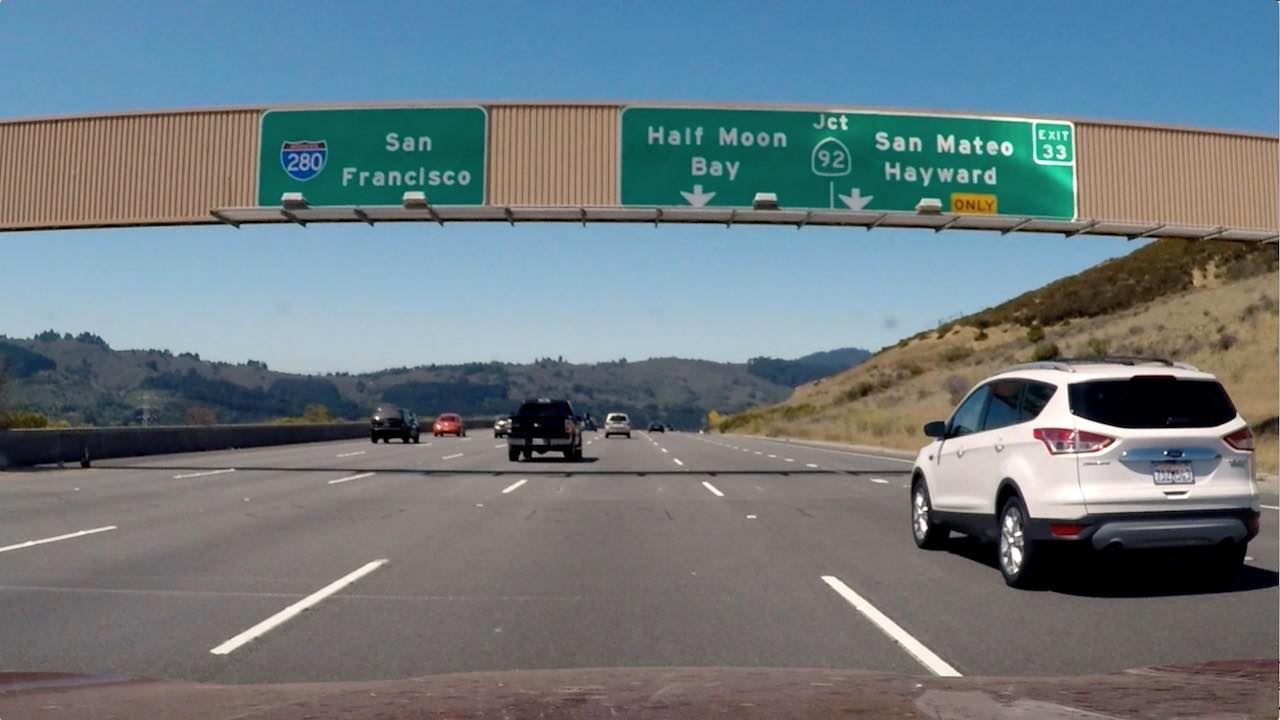
#> input picture lesson_15_advanced_lane_finding/24_combining_thresholds/signs_vehicles_xygrad.png, 1280 x 720 px
$ python quiz.py   (older library calls are emulated)
#> lines starting #> are read from the running program, lines starting #| are printed output that depends on the picture; after the words box and inside, x2 and y2 are one past the last pixel; in counts of white or black regions, pixels touching at a corner belong together
import numpy as np
import cv2
import matplotlib.pyplot as plt
import matplotlib.image as mpimg
import pickle

# Read in an image
image = mpimg.imread('signs_vehicles_xygrad.png')
#> image is the input picture: shape (720, 1280, 3) float32; mean R, G, B 0.428, 0.477, 0.5


# Define a function that applies Sobel x or y,
# then takes an absolute value and applies a threshold.
# Note: calling your function with orient='x', thresh_min=5, thresh_max=100
# should produce output like the example image shown above this quiz.
def abs_sobel_thresh(img, sobel_kernel=3, orient='x', thresh=(0, 255)):
    # Apply the following steps to img
    # 1) Convert to grayscale
#> called with sobel_kernel = 3, orient = 'x', thresh = (20, 100)
    gray = cv2.cvtColor(img, cv2.COLOR_RGB2GRAY)
    # 2) Take the derivative in x or y given orient = 'x' or 'y'
    sobel = cv2.Sobel(gray, cv2.CV_64F, 1 if orient=='x' else 0, 1 if orient=='y' else 0, ksize=sobel_kernel)
    # 3) Take the absolute value of the derivative or gradient
    abs_sobel = np.absolute(sobel)
    # 4) Scale to 8-bit (0 - 255) then convert to type = np.uint8
    scaled_sobel = np.uint8(255 * abs_sobel / np.max(abs_sobel))
    # 5) Create a mask of 1's where the scaled gradient magnitude
    sbinary = np.zeros_like(scaled_sobel)
    sbinary[(scaled_sobel >= thresh[0]) & (scaled_sobel <= thresh[1])] = 1

    # is > thresh_min and < thresh_max
    # 6) Return this mask as your binary_output image
    # binary_output = np.copy(img)  # Remove this line
    return sbinary

# Define a function that applies Sobel x and y,
# then computes the magnitude of the gradient
# and applies a threshold
def mag_thresh(img, sobel_kernel=3, mag_thresh=(0, 255)):
    # Apply the following steps to img
    # 1) Convert to grayscale
    gray = cv2.cvtColor(img, cv2.COLOR_RGB2GRAY)
    # 2) Take the gradient in x and y separately
    sobelx = cv2.Sobel(gray, cv2.CV_64F, 1, 0, ksize=sobel_kernel)
    sobely = cv2.Sobel(gray, cv2.CV_64F, 0, 1, ksize=sobel_kernel)
    # 3) Calculate the magnitude
    sobelm = np.sqrt(sobelx ** 2 + sobely ** 2)
    # 4) Scale to 8-bit (0 - 255) and convert to type = np.uint8
    scaled_sobel = np.uint8(255 * sobelm/ np.max(sobelm))
    # 5) Create a binary mask where mag thresholds are met
    # 6) Return this mask as your binary_output image
    sbinary = np.zeros_like(scaled_sobel)
    sbinary[(scaled_sobel >= mag_thresh[0]) & (scaled_sobel <= mag_thresh[1])] = 1

    return sbinary


# Define a function that applies Sobel x and y,
# then computes the direction of the gradient
# and applies a threshold.
def dir_threshold(img, sobel_kernel=3, thresh=(0, np.pi / 2)):
    # Apply the following steps to img
    # 1) Convert to grayscale
    gray = cv2.cvtColor(img, cv2.COLOR_RGB2GRAY)
    # 2) Take the gradient in x and y separately
    sobelx = cv2.Sobel(gray, cv2.CV_64F, 1, 0, ksize=sobel_kernel)
    sobely = cv2.Sobel(gray, cv2.CV_64F, 0, 1, ksize=sobel_kernel)
    # 3) Take the absolute value of the x and y gradients
    abs_sobelx= np.absolute(sobelx)
    abs_sobely= np.absolute(sobely)
    # 4) Use np.arctan2(abs_sobely, abs_sobelx) to calculate the direction of the gradient
    arctan = np.arctan2(abs_sobely, abs_sobelx)
    # 5) Create a binary mask where direction thresholds are met
    # 6) Return this mask as your binary_output image
    sbinary = np.zeros_like(arctan)
    sbinary[(arctan >= thresh[0]) & (arctan <= thresh[1])] = 1

    return sbinary

# Choose a Sobel kernel size
ksize = 3 # Choose a larger odd number to smooth gradient measurements

# Apply each of the thresholding functions
gradx = abs_sobel_thresh(image, orient='x', sobel_kernel=ksize, thresh=(20, 100))
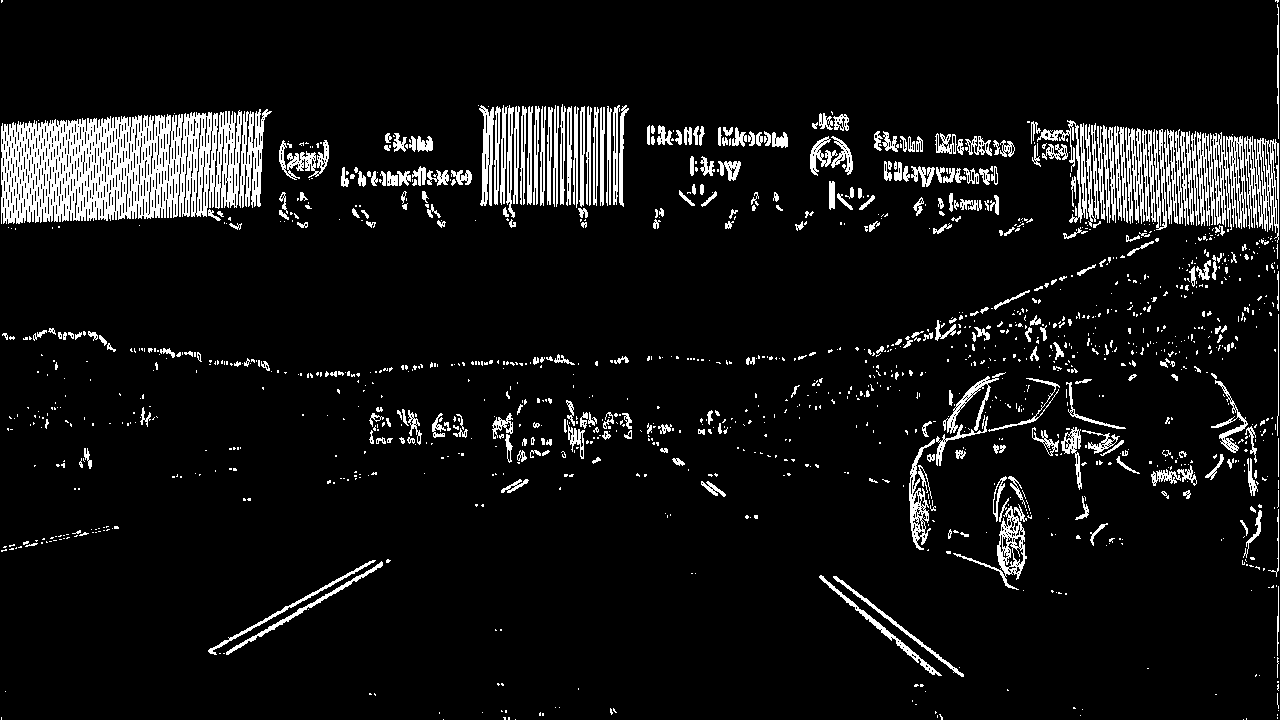
#> gradx: shape (720, 1280); values 0 (black) and 1 (white), 7.9% white; 1378 white regions (1040 under 20 px), largest, box (x1, y1, x2, y2) and area: (1, 110, 242, 224) 18700, (1197, 132, 1247, 230) 2653, (1244, 136, 1279, 243) 1807
grady = abs_sobel_thresh(image, orient='y', sobel_kernel=ksize, thresh=(20, 100))
#> call 2 of abs_sobel_thresh, with sobel_kernel = 3, orient = 'y', thresh = (20, 100)
#> in abs_sobel_thresh (call 2), `sobel = cv2.Sobel(gray, cv2.CV_64F, 1 if orient=='x' else 0, 1 if orie..`:
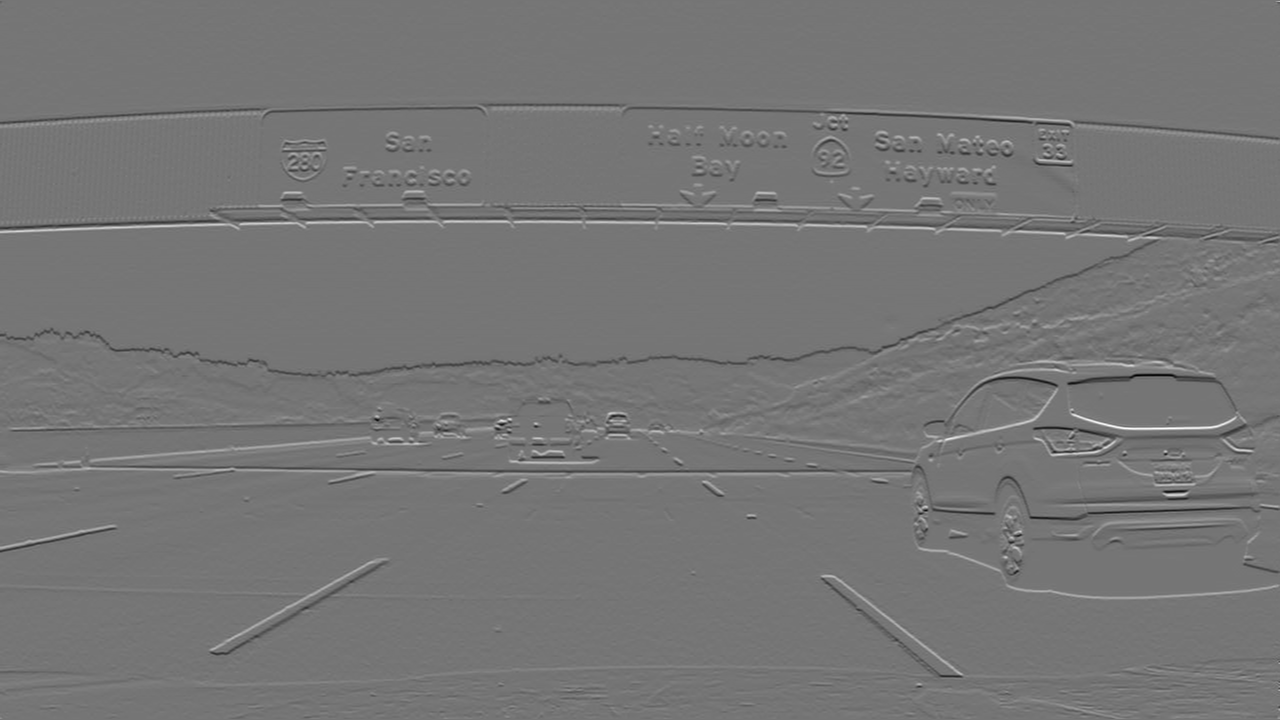
#> sobel: shape (720, 1280) float64; min -3.12, max 3.62, mean -0.00103; drawn with min black and max white
#> grady: shape (720, 1280); values 0 (black) and 1 (white), 8.2% white; 1385 white regions (1043 under 20 px), largest, box (x1, y1, x2, y2) and area: (0, 103, 1280, 145) 6510, (0, 460, 930, 494) 6192, (811, 194, 1280, 247) 4636
mag_binary = mag_thresh(image, sobel_kernel=ksize, mag_thresh=(30, 100))
#> mag_binary: shape (720, 1280); values 0 (black) and 1 (white), 9.8% white in thin lines or dots
dir_binary = dir_threshold(image, sobel_kernel=ksize, thresh=(0.7, 1.3))
#> in dir_threshold, `arctan = np.arctan2(abs_sobely, abs_sobelx)`:
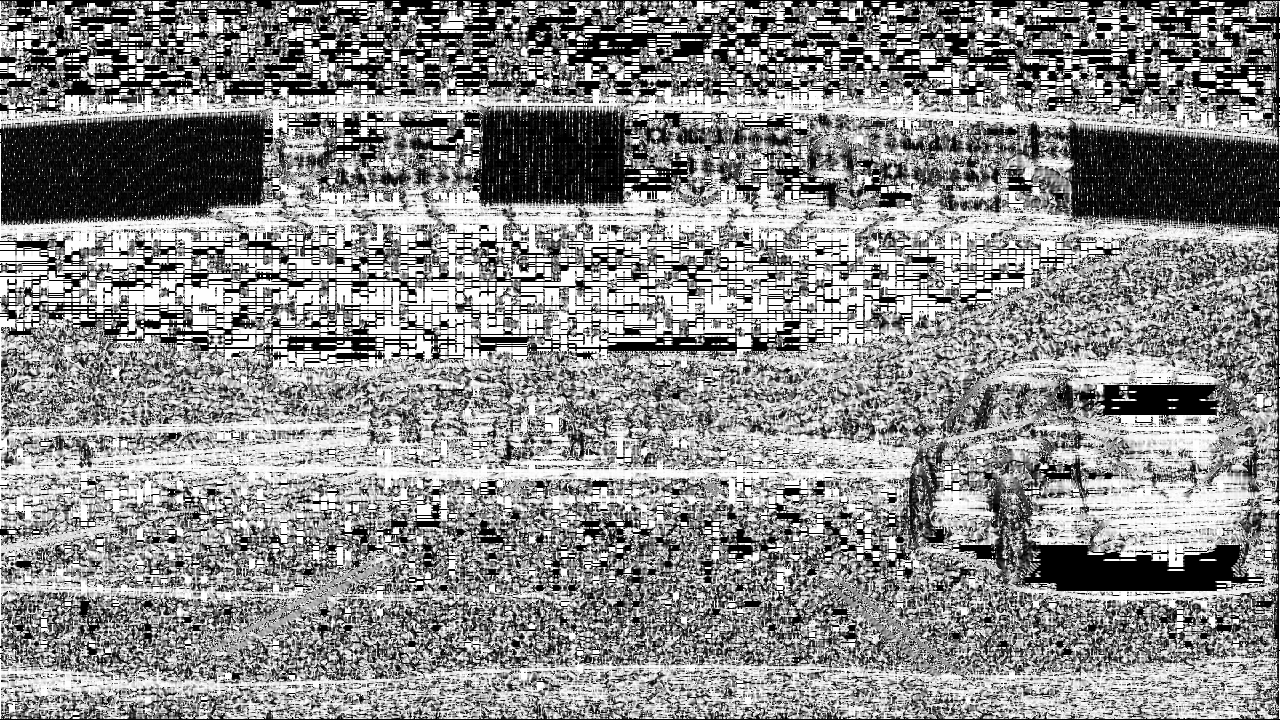
#> arctan: shape (720, 1280) float64; min 0, max 1.57, mean 0.861; drawn with min black and max white
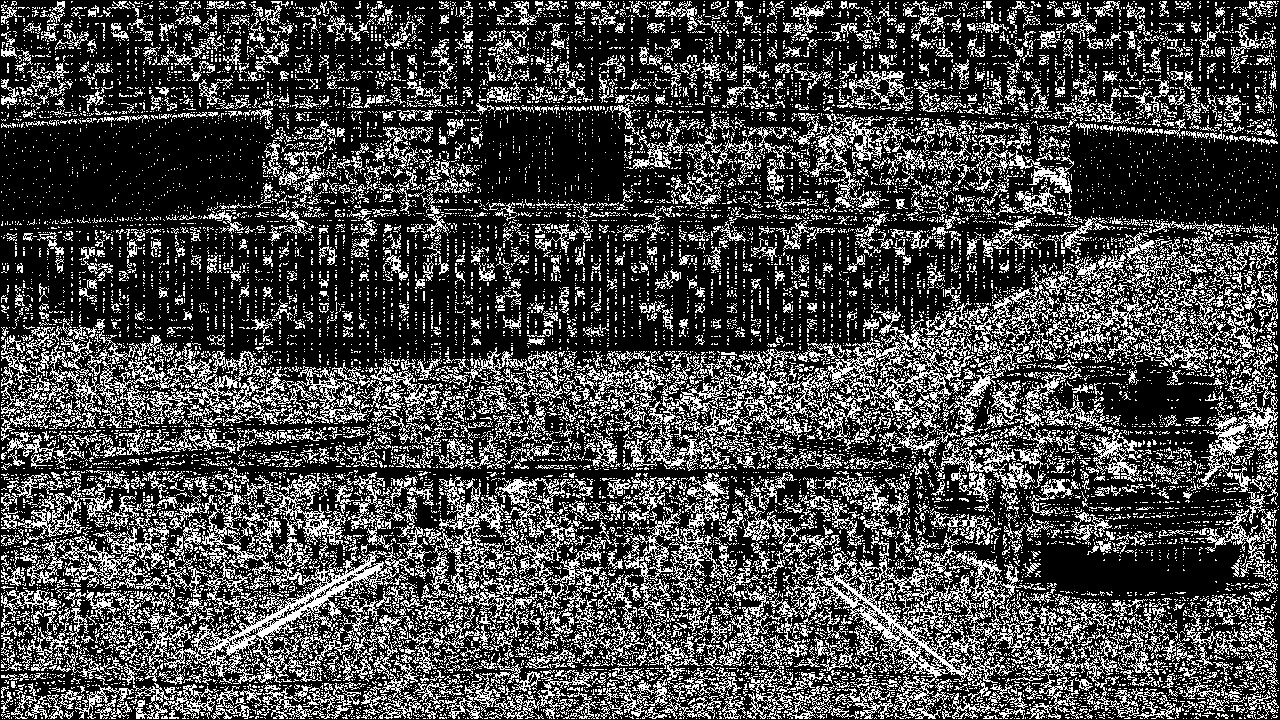
#> dir_binary: shape (720, 1280) float64; values 0 (black) and 1 (white), 28.2% white in thin lines or dots


combined = np.zeros_like(dir_binary)
combined[((gradx == 1) & (grady == 1)) | ((mag_binary == 1) & (dir_binary == 1))] = 1

# Plot the result
# f, (ax1, ax2, ax3, ax4, ax5, ax6) = plt.subplots(2, 3, figsize=(24, 9))
# f.tight_layout()
f = plt.plot([2,3,3])
plt.subplot(231)
plt.imshow(image)
plt.title('Original Image', fontsize=10)


plt.subplot(232)
plt.imshow(gradx, cmap='gray')
plt.title('Thresholded Grad. gradx ', fontsize=5)
plt.subplot(233)
plt.imshow(grady, cmap='gray')
plt.title('Thresholded Grad. grady ', fontsize=5)
plt.subplot(234)
plt.imshow(mag_binary, cmap='gray')
plt.title('Thresholded Grad. mag_binary', fontsize=5)
plt.subplot(235)
plt.imshow(dir_binary, cmap='gray')
plt.title('Thresholded Grad. dir_binary', fontsize=5)
plt.subplot(236)
plt.imshow(combined, cmap='gray')
plt.title('Thresholded Grad. combined', fontsize=5)

#
# plt.subplots_adjust(left=0., right=1, top=0.9, bottom=0.)
# plt.tight_layout()
# plt.show()
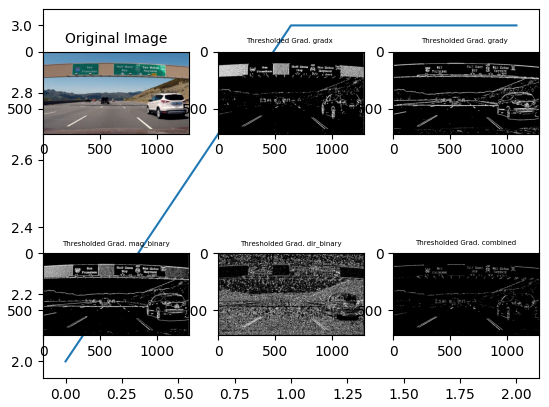
#> figure drawn by matplotlib, 7 panels
